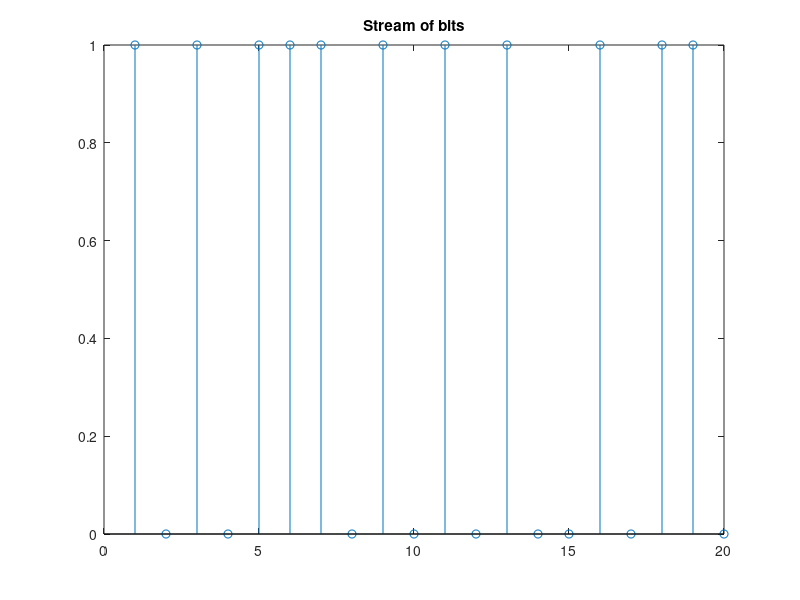
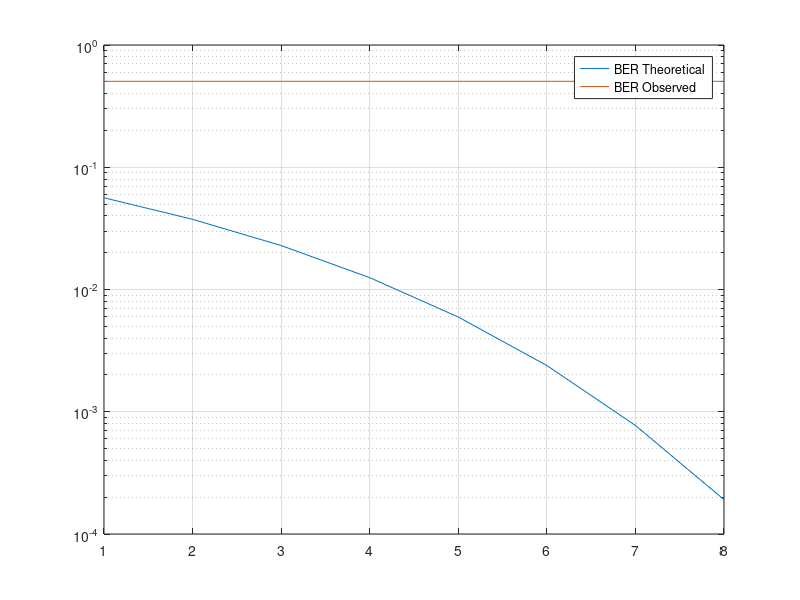

Reproduce these figures in MATLAB, in order.
N  = 10000;
bits = round(randi([0 1],N,1));
figure;
stem(bits);
xlim([0 20]);
title('Stream of bits');

BB_BPSK = pskmod(bits,2);

BER_th = [];
BER_sim = [];
for snrdb = 1:8
    recieve = awgn(BB_BPSK,snrdb);
    snr = 10.^(snrdb/10);
    thresholding = (recieve <= 0);
    BER_th = [BER_th 0.5 * erfc(sqrt(snr))];
    BER_sim = [BER_sim sum((thresholding ~= bits)/N)];
end
figure;
semilogy(BER_th);
hold on
semilogy(BER_sim);
grid on
legend('BER Theoretical','BER Observed');
hold off

